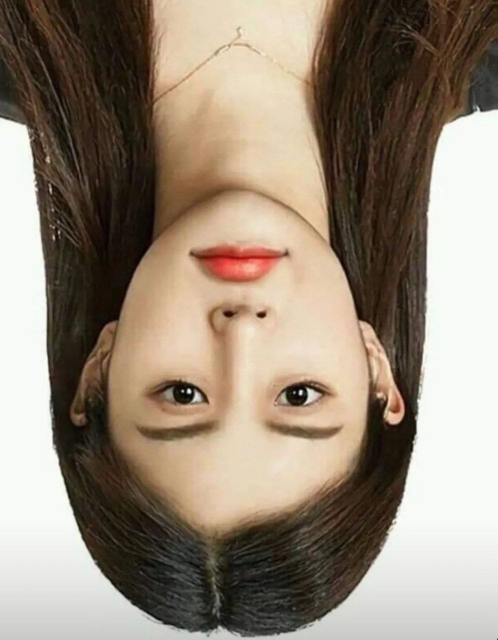
#> input picture 30/input/2.jpg, 995 x 1280 px (shown at 1/2 size)
$ python rotate_image.py   (older library calls are emulated)
#> lines starting #> are read from the running program, lines starting #| are printed output that depends on the picture
### 30/TFLiteFaceDetector.py
from functools import partial
import cv2
import tensorflow as tf
import numpy as np


class UltraLightFaceDetecion():
    def __init__(self, filepath, input_size=(320, 240), conf_threshold=0.6,
                 center_variance=0.1, size_variance=0.2,
                 nms_max_output_size=200, nms_iou_threshold=0.3) -> None:

        self._feature_maps = np.array([[40, 30], [20, 15], [10, 8], [5, 4]])
        self._min_boxes = [[10, 16, 24], [32, 48], [64, 96], [128, 192, 256]]

        self._resize = partial(cv2.resize, dsize=input_size)
        self._input_size = np.array(input_size)[:, None]

        self._anchors_xy, self._anchors_wh = self._generate_anchors()
        self._conf_threshold = conf_threshold
        self._center_variance = center_variance
        self._size_variance = size_variance
        self._nms = partial(tf.image.non_max_suppression,
                            max_output_size=nms_max_output_size,
                            iou_threshold=nms_iou_threshold)

        # tflite model init
        self._interpreter = tf.lite.Interpreter(model_path=filepath)
        self._interpreter.allocate_tensors()

        # model details
        input_details = self._interpreter.get_input_details()
        output_details = self._interpreter.get_output_details()

        # inference helper
        self._set_input_tensor = partial(self._interpreter.set_tensor,
                                         input_details[0]["index"])
        self._get_boxes_tensor = partial(self._interpreter.get_tensor,
                                         output_details[0]["index"])
        self._get_scores_tensor = partial(self._interpreter.get_tensor,
                                          output_details[1]["index"])

    def _generate_anchors(self):
        anchors = []
        for feature_map_w_h, min_box in zip(self._feature_maps, self._min_boxes):

            wh_grid = min_box / self._input_size
            wh_grid = np.tile(wh_grid.T, (np.prod(feature_map_w_h), 1))

            xy_grid = np.meshgrid(range(feature_map_w_h[0]),
                                  range(feature_map_w_h[1]))
            xy_grid = np.add(xy_grid, 0.5)

            xy_grid /= feature_map_w_h[..., None, None]

            xy_grid = np.stack(xy_grid, axis=-1)
            xy_grid = np.tile(xy_grid, [1, 1, len(min_box)])
            xy_grid = xy_grid.reshape(-1, 2)

            prior = np.concatenate((xy_grid, wh_grid), axis=-1)
            anchors.append(prior)

        anchors = np.concatenate(anchors, axis=0)
        anchors = np.clip(anchors, 0.0, 1.0)

        return anchors[:, :2], anchors[:, 2:]

    # [56 lines left out: functions _pre_processing, inference, _post_processing, _decode_regression, not called in this run]


# [26 lines that do not run on import are left out]

### 30/rotate_image.py
import cv2
import numpy as np
from TFLiteFaceDetector import UltraLightFaceDetecion
from TFLiteFaceAlignment import CoordinateAlignmentModel

img = cv2.imread('input/2.jpg')
#> img is the input picture: shape (1280, 995, 3); mean B, G, R 120.1, 135.9, 149.9
img = cv2.rotate(img,cv2.ROTATE_180)
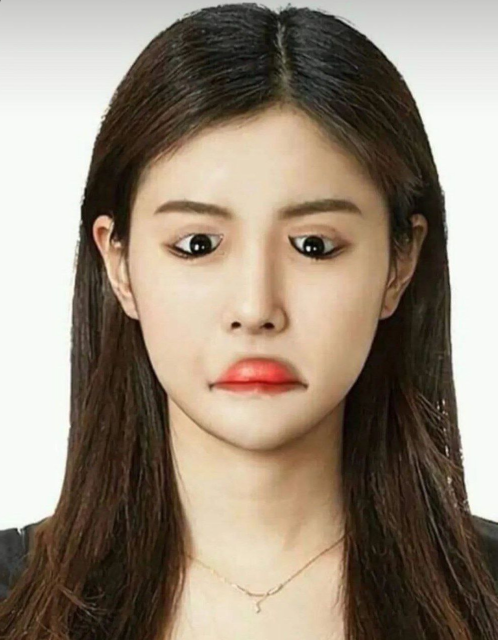
#> img: shape (1280, 995, 3) (shown at 1/2 size); mean B, G, R 120.1, 135.9, 149.9

img_gray = cv2.cvtColor(img,cv2.COLOR_RGB2GRAY)
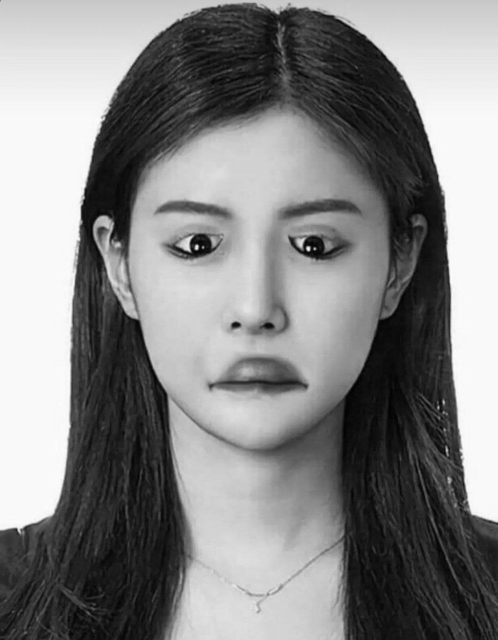
#> img_gray: shape (1280, 995) (shown at 1/2 size); min 0, max 254, mean 132.7

lip = [55, 56, 53, 59, 58, 61, 68, 67, 71, 63, 64, 52]
left_eye  = [ 37, 33, 36, 35, 41, 40, 42]
right_eye = [95, 94, 96, 93, 91, 87, 90, 89]

def RotateFace(img,element):
    fd = UltraLightFaceDetecion("weights/RFB-320.tflite",conf_threshold=0.6)
    fa = CoordinateAlignmentModel("weights/coor_2d106.tflite")

    boxes, _ = fd.inference(img)
    for pred in fa.get_landmarks(img, boxes):
        #for i,p in enumerate(np.round(pred).astype(np.int)):
            #cv2.circle(img, tuple(p), 1, (125, 255, 125), 1, cv2.LINE_AA)
            #cv2.putText(img,str(i),tuple(p),cv2.FONT_HERSHEY_PLAIN,0.5,(255,0,0),1)

        landmarks = []
        for i in element:
            landmarks.append(pred[i])

        landmarks = np.array(landmarks , dtype = int)
        x, y, w, h = cv2.boundingRect(landmarks)
        mask = np.zeros(img.shape, dtype = np.float32)

        cv2.drawContours(mask,[landmarks],-1,(255,255,255),-1)

        mask = mask / 255
        result = img * mask

        result = result[y:y+h , x:x+w]
        result = result.astype(np.uint8)

        row,col,_ = result.shape
        for i in range(row):
            for j in range(col):
                if result[i][j][0] == 0 and result[i][j][1] == 0 and result[i][j][2] == 0:
                    result[i][j] = img[y+i,x+j]

        result = cv2.rotate(result,cv2.ROTATE_180)
        result = np.fliplr(result)

        return result , x , y


#> (the run stopped early here; a loop or call above may not have finished)
